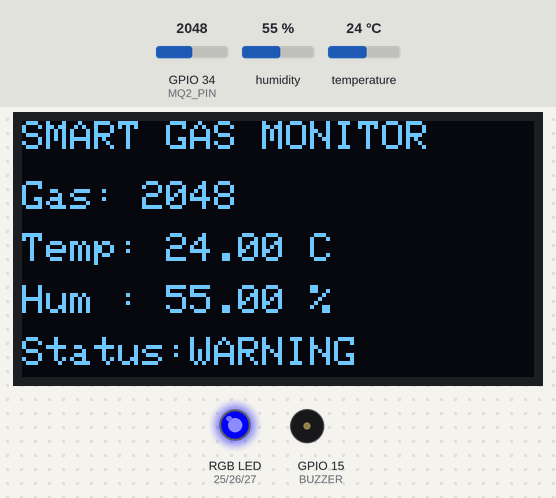
Recording of a sketch running on a simulated ESP32. Parts: 128×64 one-colour display, an RGB LED mixed from three pins (HIGH = lit), buzzer (waves = sounding, pin HIGH). The inputs (shaded band) are chosen by the test bench; at power-on: GPIO 34 (MQ2_PIN) = 2048, humidity 55 %, temperature 24 °C. WiFi joins after 1.5 s; servers stay silent unless stated; web services answer with replies made up by the test bench; what the sketch prints to the serial monitor is not drawn.

Above: at 4.7 s.
4.8 s: GPIO 34 (MQ2_PIN) set to 1243
18.8 s: GPIO 34 (MQ2_PIN) set to 1174
30.2 s: GPIO 34 (MQ2_PIN) set to 2540
At 34.4 s:
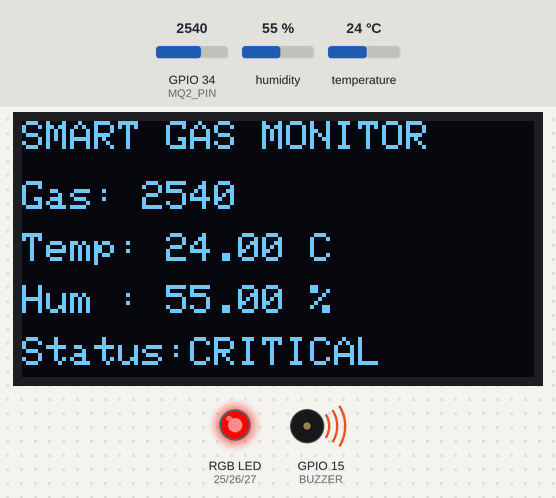
41.6 s: GPIO 34 (MQ2_PIN) set to 2472
At 49.7 s:
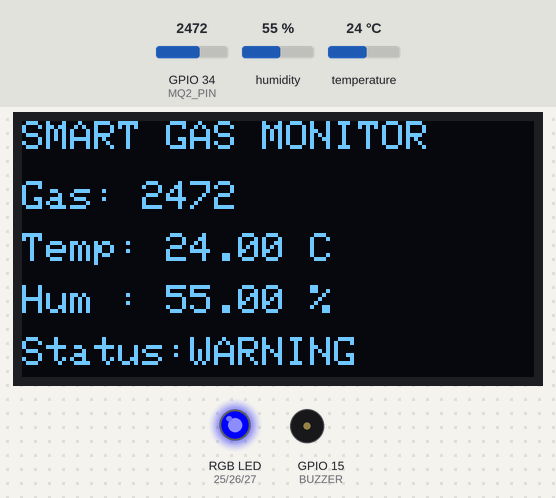
53.0 s: GPIO 34 (MQ2_PIN) set to 1160
At 64.9 s:
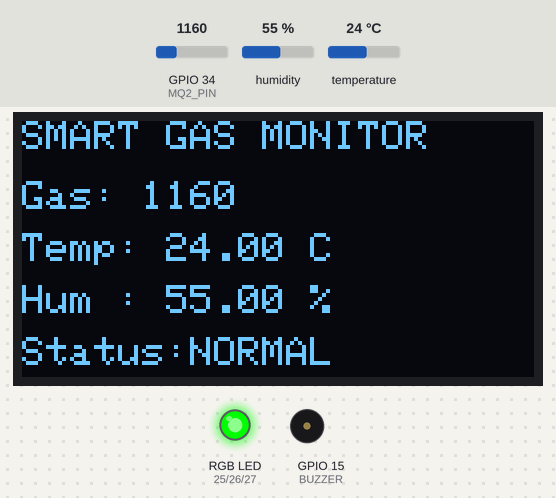
66.0 s: humidity set to 22 %
At 80.2 s:
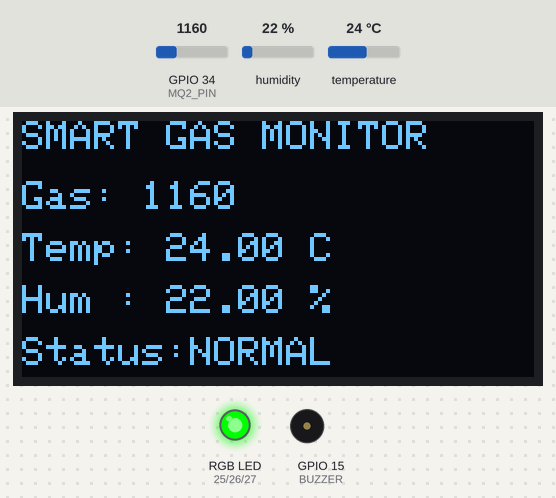
Timing chart, 0 to 81.0 s (numbered marks = the images above; inputs shaded):
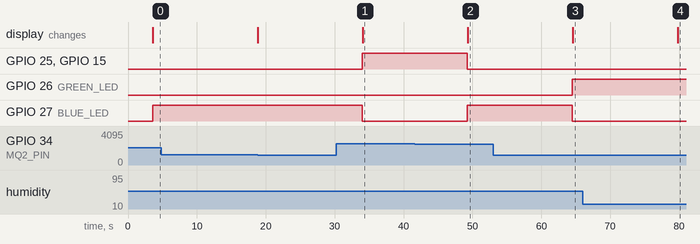

Measured:
- the behaviour switches between 2500 and 2499 on GPIO 34 (MQ2_PIN) (found by bisection; images 1 and 2)
- after the input at 4.8 s, every drawn part: stays the same
- after the input at 30.2 s, GPIO 25 (RED_LED), GPIO 15 (BUZZER): LOW → HIGH after 3.8 s; GPIO 26 (GREEN_LED): stays LOW (without the input it goes to HIGH after 3.8 s); the display: changes after 3.9 s (image 1)
- after the input at 41.6 s, GPIO 25 (RED_LED), GPIO 15 (BUZZER): HIGH → LOW after 7.7 s; GPIO 27 (BLUE_LED): LOW → HIGH after 7.7 s; the display: changes after 7.7 s (image 2)
- after the input at 53.0 s, GPIO 26 (GREEN_LED): LOW → HIGH after 11.5 s; GPIO 27 (BLUE_LED): HIGH → LOW after 11.5 s; the display: changes after 11.5 s (image 3)
- after the input at 66.0 s, the display: changes after 13.8 s (image 4)

The sketch:

sketch.ino
```cpp
#include <WiFi.h>
#include <HTTPClient.h>
#include <Wire.h>
#include <Adafruit_GFX.h>
#include <Adafruit_SSD1306.h>
#include <DHT.h>

// ================= OLED =================
#define SCREEN_WIDTH 128
#define SCREEN_HEIGHT 64

Adafruit_SSD1306 display(
  SCREEN_WIDTH,
  SCREEN_HEIGHT,
  &Wire,
  -1
);

// ================= DHT22 =================
#define DHTPIN 4
#define DHTTYPE DHT22

DHT dht(DHTPIN, DHTTYPE);

// ================= MQ2 =================
#define MQ2_PIN 34

// ================= RGB LED =================
#define RED_LED 25
#define GREEN_LED 26
#define BLUE_LED 27

// ================= BUZZER =================
#define BUZZER 15

// ================= WIFI =================
const char* ssid = "Wokwi-GUEST";
const char* password = "";

// ================= THINGSPEAK =================
String apiKey = "U29G6AFEHL112FTO";

// ================= VARIABLES =================
String statusText;

void setup() {

  Serial.begin(115200);

  pinMode(RED_LED, OUTPUT);
  pinMode(GREEN_LED, OUTPUT);
  pinMode(BLUE_LED, OUTPUT);

  pinMode(BUZZER, OUTPUT);

  digitalWrite(RED_LED, LOW);
  digitalWrite(GREEN_LED, LOW);
  digitalWrite(BLUE_LED, LOW);
  digitalWrite(BUZZER, LOW);

  dht.begin();

  // OLED
  Wire.begin();

  if (!display.begin(SSD1306_SWITCHCAPVCC, 0x3C)) {
    Serial.println("OLED Failed");
    while (true);
  }

  display.clearDisplay();
  display.setTextColor(WHITE);

  display.setTextSize(1);
  display.setCursor(10, 20);
  display.println("Smart Gas Monitor");
  display.display();

  delay(2000);

  // WiFi
  WiFi.begin(ssid, password);

  Serial.print("Connecting");

  while (WiFi.status() != WL_CONNECTED) {
    delay(500);
    Serial.print(".");
  }

  Serial.println();
  Serial.println("WiFi Connected");
}

void loop() {

  // ================= SENSOR READINGS =================

  int gasValue = analogRead(MQ2_PIN);

  float temperature = dht.readTemperature();
  float humidity = dht.readHumidity();

  // ================= HAZARD CLASSIFICATION =================

  if (gasValue < 1200) {

    statusText = "NORMAL";

    digitalWrite(GREEN_LED, HIGH);
    digitalWrite(BLUE_LED, LOW);
    digitalWrite(RED_LED, LOW);

    digitalWrite(BUZZER, LOW);
  }

  else if (gasValue < 2500) {

    statusText = "WARNING";

    digitalWrite(GREEN_LED, LOW);
    digitalWrite(BLUE_LED, HIGH);
    digitalWrite(RED_LED, LOW);

    digitalWrite(BUZZER, LOW);
  }

  else {

    statusText = "CRITICAL";

    digitalWrite(GREEN_LED, LOW);
    digitalWrite(BLUE_LED, LOW);
    digitalWrite(RED_LED, HIGH);

    digitalWrite(BUZZER, HIGH);
  }

  // ================= SERIAL MONITOR =================

  Serial.println("--------------------------------");

  Serial.print("Gas Level: ");
  Serial.println(gasValue);

  Serial.print("Temperature: ");
  Serial.print(temperature);
  Serial.println(" C");

  Serial.print("Humidity: ");
  Serial.print(humidity);
  Serial.println(" %");

  Serial.print("Status: ");
  Serial.println(statusText);

  // ================= OLED DISPLAY =================

  display.clearDisplay();

  display.setTextSize(1);

  display.setCursor(0, 0);
  display.println("SMART GAS MONITOR");

  display.setCursor(0, 15);
  display.print("Gas: ");
  display.println(gasValue);

  display.setCursor(0, 28);
  display.print("Temp: ");
  display.print(temperature);
  display.println(" C");

  display.setCursor(0, 41);
  display.print("Hum : ");
  display.print(humidity);
  display.println(" %");

  display.setCursor(0, 54);
  display.print("Status:");
  display.print(statusText);

  display.display();

  // ================= THINGSPEAK =================

  if (WiFi.status() == WL_CONNECTED) {

    HTTPClient http;

    String url =
      "http://api.thingspeak.com/update?api_key=" +
      apiKey +
      "&field1=" + String(gasValue) +
      "&field2=" + String(temperature, 2) +
      "&field3=" + String(humidity, 2);

    http.begin(url);

    int responseCode = http.GET();

    Serial.print("ThingSpeak Response: ");
    Serial.println(responseCode);

    http.end();
  }

  delay(15000);
}
```
